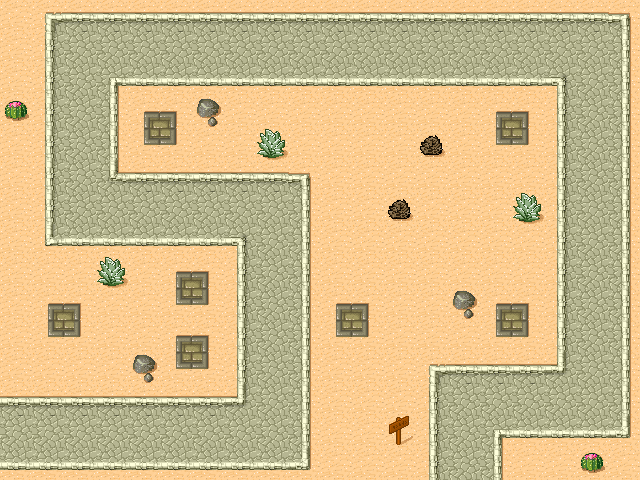

Below is a game level as drawn by its tile map, then a one-line description and the .tmx that defines it (tile-layer data replaced by summaries):
An orthogonal 20x15 tile map with 32x32 px tiles, 1 tile layer (map1).

<map version="1.4" tiledversion="1.4.1" orientation="orthogonal" renderorder="right-down" width="20" height="15" tilewidth="32" tileheight="32" infinite="0" nextlayerid="2" nextobjectid="1">
 <tileset firstgid="1" name="desert" tilewidth="32" tileheight="32" tilecount="48" columns="8">
  <image source="desert.png" width="256" height="192" />
 </tileset>
 <layer id="1" name="map1" width="20" height="15">
  <data>[300 cells, 300 non-empty, 23 distinct tile ids]</data>
 </layer>
</map>
